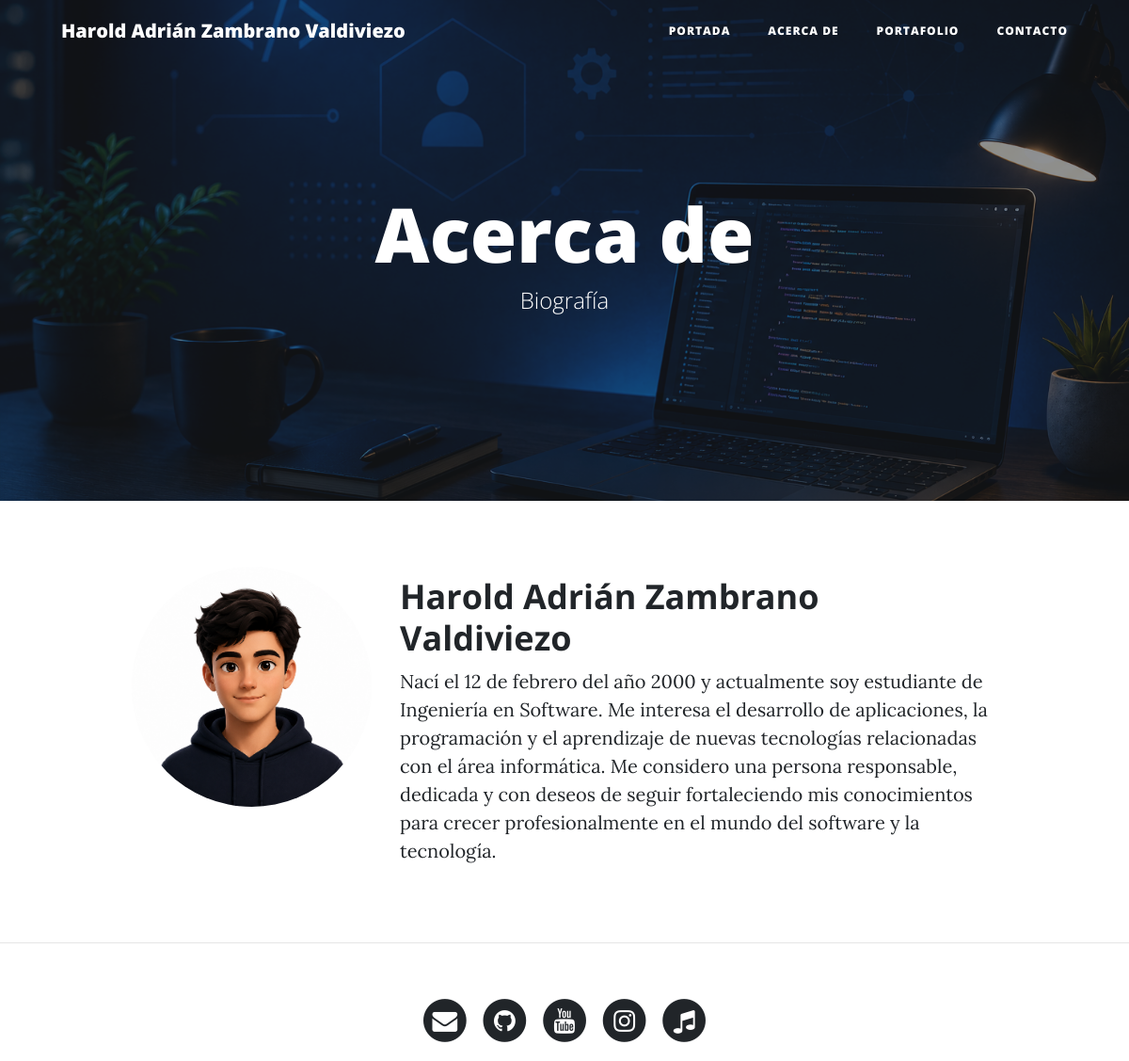
The page /about/ on the database its author committed.
### core/models.py (models this page shows, shortened)
class Persona(models.Model):
    nombres = models.CharField(max_length=100)
    apellidos = models.CharField(max_length=100)
    direccion = models.CharField(max_length=200)
    telefono = models.CharField(max_length=20)
    titulo_academico = models.CharField(max_length=100)
    biografia = models.TextField()
    correo = models.EmailField()
    dedicacion = models.TextField()
    class Meta:
        verbose_name = 'Persona'
        verbose_name_plural = 'Personas'

### core/views.py (the view)
# urls.py: path('about/',      views.about,     name='about'),
def about(request):
    persona = get_persona()
    return render(request, 'core/about.html', {'persona': persona})

### core/views.py (called while the page is built)
def get_persona():
    return Persona.objects.first()

### core/templates/core/about.html (shortened to what this page needs)
{% extends 'core/base.html' %}
{% load static %}
{% block cabecera %}
<header class="masthead" style="background-image: url('{% static 'core/img/about-bg.jpg' %}')">
  <div class="overlay"></div>
  <div class="container">
    <div class="row">
      <div class="col-lg-8 col-md-10 mx-auto">
        <div class="site-heading">
          <h1>Acerca de</h1>
          <span class="subheading">Biografía</span>
        </div>
      </div>
    </div>
  </div>
</header>
{% endblock %}
{% block content %}
<div class="container">
  <div class="row">
    <div class="col-lg-3 col-md-4 offset-lg-1">
      <img class="img-fluid avatar" src="{% static 'core/img/avatar.jpg' %}" alt="{{ persona.nombres }}">
    </div>
    <div class="col-lg-7 col-md-8">
      <h2 class="section-heading">{{ persona.nombres }} {{ persona.apellidos }}</h2>
      <p>{{ persona.biografia }}</p>
    </div>
  </div>
</div>
<hr>
{% endblock %}

### core/templates/core/base.html (shortened to what this page needs)
{% load static %}
<!DOCTYPE html>
<html lang="es">
  <head>
    <link href="{% static 'core/vendor/bootstrap/css/bootstrap.min.css' %}" rel="stylesheet">
    <link href="{% static 'core/vendor/font-awesome/css/font-awesome.min.css' %}" rel="stylesheet" type="text/css">
    <link href="{% static 'core/css/clean-blog.min.css' %}" rel="stylesheet">
  </head>
  <body>
    <nav class="navbar navbar-expand-lg navbar-light fixed-top" id="mainNav">
      <div class="container">
        <a class="navbar-brand" href="{% url 'portada' %}">{{ persona.nombres }} {{ persona.apellidos }}</a>
        <div class="collapse navbar-collapse" id="navbarResponsive">
          <ul class="navbar-nav ml-auto">
            <li class="nav-item">
              <a class="nav-link" href="{% url 'portada' %}">Portada</a>
            </li>
            <li class="nav-item">
              <a class="nav-link" href="{% url 'about' %}">Acerca de</a>
            </li>
            <li class="nav-item">
              <a class="nav-link" href="{% url 'portfolio' %}">Portafolio</a>
            </li>
            <li class="nav-item">
              <a class="nav-link" href="{% url 'contact' %}">Contacto</a>
            </li>
          </ul>
        </div>
      </div>
    </nav>
    {% block cabecera %}{% endblock %}
    {% block content %}{% endblock %}
    <ul class="list-inline text-center">
  <li class="list-inline-item">
    <a href="mailto:{{ persona.correo }}">
      <span class="fa-stack fa-lg">
        <i class="fa fa-circle fa-stack-2x"></i>
        <i class="fa fa-envelope fa-stack-1x fa-inverse"></i>
      </span>
    </a>
  </li>
  <li class="list-inline-item">
    <a href="{{ github }}" target="_blank">
      <span class="fa-stack fa-lg">
        <i class="fa fa-circle fa-stack-2x"></i>
        <i class="fa fa-github fa-stack-1x fa-inverse"></i>
      </span>
    </a>
  </li>
  <li class="list-inline-item">
    <a href="{{ youtube }}" target="_blank">
      <span class="fa-stack fa-lg">
        <i class="fa fa-circle fa-stack-2x"></i>
        <i class="fa fa-youtube fa-stack-1x fa-inverse"></i>
      </span>
    </a>
  </li>
  <li class="list-inline-item">
    <a href="{{ instagram }}" target="_blank">
      <span class="fa-stack fa-lg">
        <i class="fa fa-circle fa-stack-2x"></i>
        <i class="fa fa-instagram fa-stack-1x fa-inverse"></i>
      </span>
    </a>
  </li>
  <li class="list-inline-item">
    <a href="{{ tiktok }}" target="_blank">
      <span class="fa-stack fa-lg">
        <i class="fa fa-circle fa-stack-2x"></i>
        <i class="fa fa-music fa-stack-1x fa-inverse"></i>
      </span>
    </a>
  </li>
</ul>
  </body>
</html>

### rows shown on the page
Persona: nombres "Harold Adrián", apellidos "Zambrano Valdiviezo", biografia "Nací el 12 de febrero del año 2000 y actualmente soy estudiante de Ingeniería en Software. Me interesa el desarrollo de aplicaciones, la programación y el aprendizaje de nuevas tecnologías relacionadas con el área informática. Me considero una persona responsable, dedicada y con deseos de seguir fortaleciendo mis conocimientos para crecer profesionalmente en el mundo del software y la tecnología."
